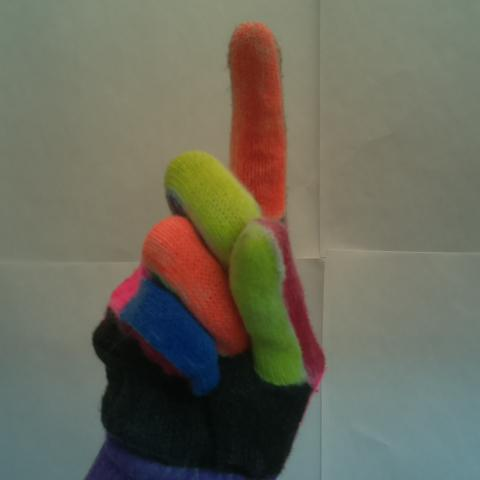
#> input picture CV/data2/train/d3.jpg, 480 x 480 px, found by its file name; its folder holds only this picture in this run
$ python dataaug.py
#> lines starting #> are read from the running program, lines starting #| are printed output that depends on the picture
import cv2
import numpy as np
from PIL import Image
import os
import glob

inputFolder = 'data2/train/'
folderlen = len(inputFolder)

i = 0
counter = 21
for img in os.listdir(inputFolder):
    rotater = 1
    letter = img[0]
    for i in range(5, 6):
        #Rotation
        counter += 1
        rotater += 0.1
        image = cv2.imread(inputFolder + img)
#> image is the input picture: shape (480, 480, 3); mean B, G, R 91.2, 106, 107.3
        height, width = image.shape[:2]
#> height = 480; width = 480
        rotation_matrix = cv2.getRotationMatrix2D((width/2,height/2),rotater,.99)
        rotated_image = cv2.warpAffine(image,rotation_matrix,(width,height))
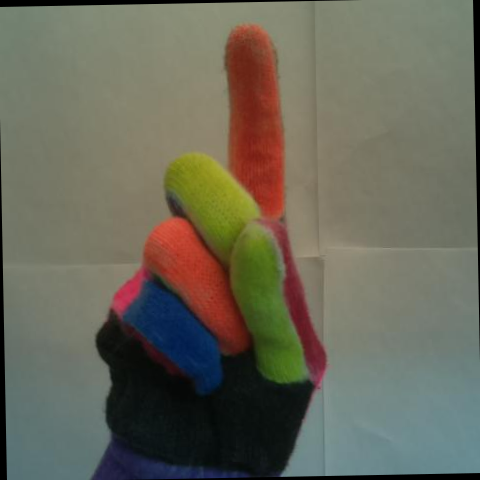
#> rotated_image: shape (480, 480, 3); mean B, G, R 89.1, 103.6, 105
        cv2.imwrite(inputFolder + img[0] + str(counter) + '.jpg', rotated_image)
        counter += 1

        #Increase Brightness
    for j in range(5, 6):
        bright = np.ones(image.shape, dtype="uint8") * j
        brightincrease = cv2.add(image,bright)
        cv2.imwrite(inputFolder + img[0] + str(counter) + '.jpg', brightincrease)
        counter += 1
#> after the loop, counter = 24

        #Decrease Brightness
    for k in range(5, 6):
        bright2 = np.ones(image.shape , dtype="uint8") * k
        brightdecrease = cv2.subtract(image,bright2)
        cv2.imwrite(inputFolder + img[0] + str(counter) + '.jpg', brightdecrease)
        counter += 1
#> this loop made 1 pass
#> counter on pass 1: 25
#> after the loop, counter = 25


cv2.imshow('Rotated' , rotated_image)
cv2.waitKey(0)

cv2.imshow('Increased Brightness' , brightincrease)
cv2.waitKey(0)

cv2.imshow('Decreased Brightness' , brightdecrease)
cv2.waitKey(0)

cv2.destroyAllWindows()

$ run again, on CV/data2/train/i6.jpg
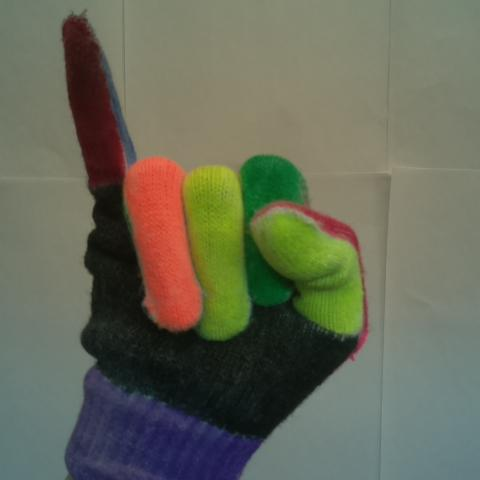
#> input picture CV/data2/train/i6.jpg, 480 x 480 px, found by its file name
#> image is the input picture: shape (480, 480, 3); mean B, G, R 87.9, 105.5, 103.5
#> `rotated_image = cv2.warpAffine(image,rotation_matrix,(width,height))`:
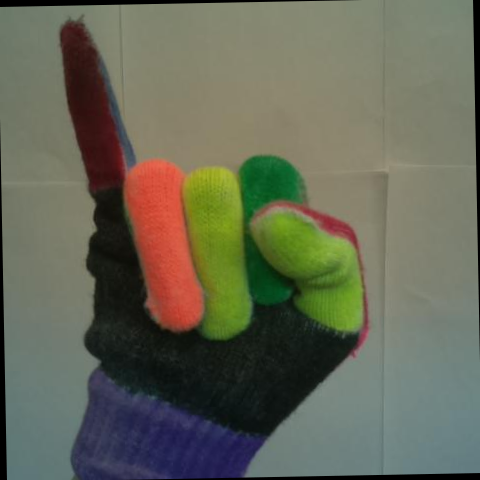
#> rotated_image: shape (480, 480, 3); mean B, G, R 85.9, 103.1, 101.2
#> after the loop `for j in range(5, 6):`: counter = 24
#> the loop `for k in range(5, 6):` made 1 pass
#> counter on pass 1: 25
#> after the loop `for k in range(5, 6):`: counter = 25

$ run again, on CV/data2/train/k16.jpg
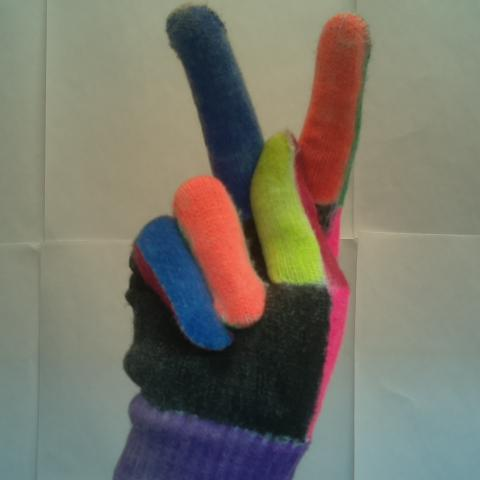
#> input picture CV/data2/train/k16.jpg, 480 x 480 px, found by its file name
#> image is the input picture: shape (480, 480, 3); mean B, G, R 105, 117.3, 120.3
#> `rotated_image = cv2.warpAffine(image,rotation_matrix,(width,height))`:
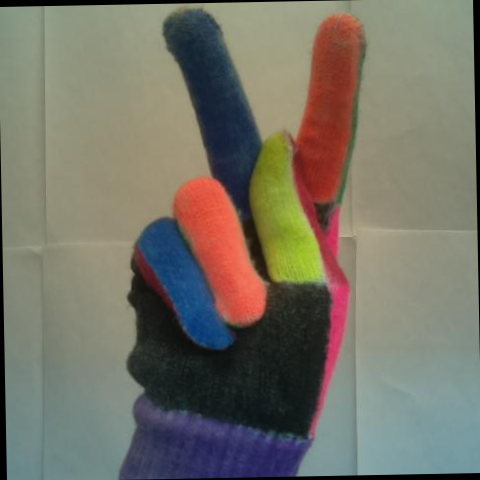
#> rotated_image: shape (480, 480, 3); mean B, G, R 102.7, 114.7, 117.7
#> after the loop `for j in range(5, 6):`: counter = 24
#> the loop `for k in range(5, 6):` made 1 pass
#> counter on pass 1: 25
#> after the loop `for k in range(5, 6):`: counter = 25

$ run again, on CV/data2/train/n5.jpg
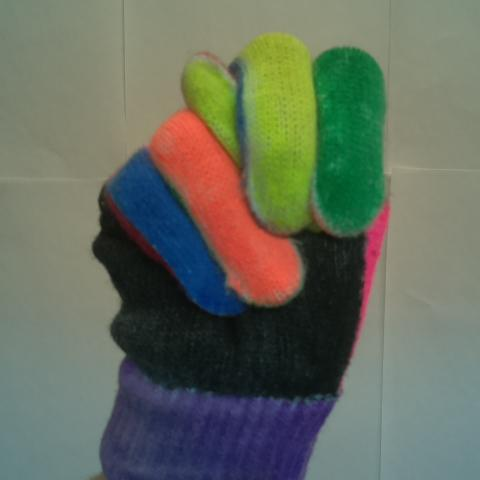
#> input picture CV/data2/train/n5.jpg, 480 x 480 px, found by its file name
#> image is the input picture: shape (480, 480, 3); mean B, G, R 94.4, 108.9, 102.4
#> `rotated_image = cv2.warpAffine(image,rotation_matrix,(width,height))`:
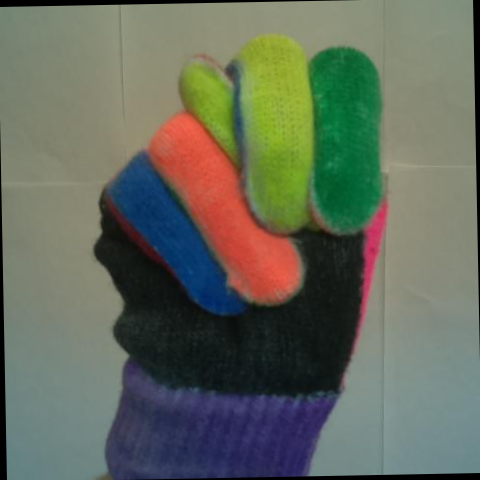
#> rotated_image: shape (480, 480, 3); mean B, G, R 92.2, 106.4, 100.2
#> after the loop `for j in range(5, 6):`: counter = 24
#> the loop `for k in range(5, 6):` made 1 pass
#> counter on pass 1: 25
#> after the loop `for k in range(5, 6):`: counter = 25

$ run again, on CV/data2/train/g18.jpg
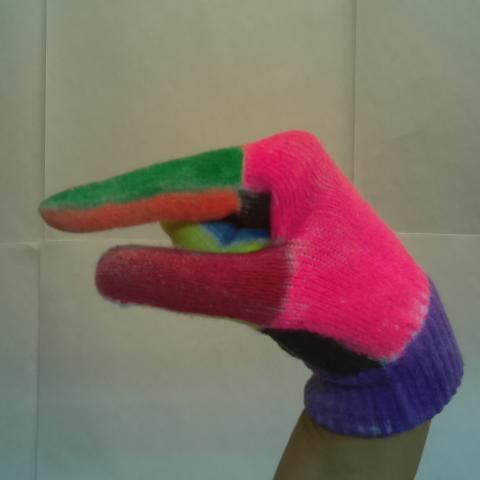
#> input picture CV/data2/train/g18.jpg, 480 x 480 px, found by its file name
#> image is the input picture: shape (480, 480, 3); mean B, G, R 102.3, 108.5, 127
#> `rotated_image = cv2.warpAffine(image,rotation_matrix,(width,height))`:
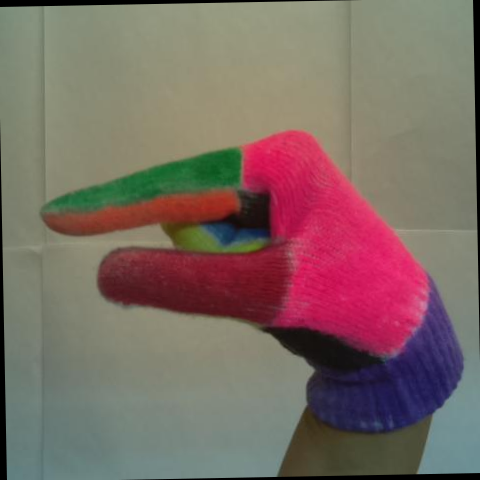
#> rotated_image: shape (480, 480, 3); mean B, G, R 100, 106, 124.2
#> after the loop `for j in range(5, 6):`: counter = 24
#> the loop `for k in range(5, 6):` made 1 pass
#> counter on pass 1: 25
#> after the loop `for k in range(5, 6):`: counter = 25
